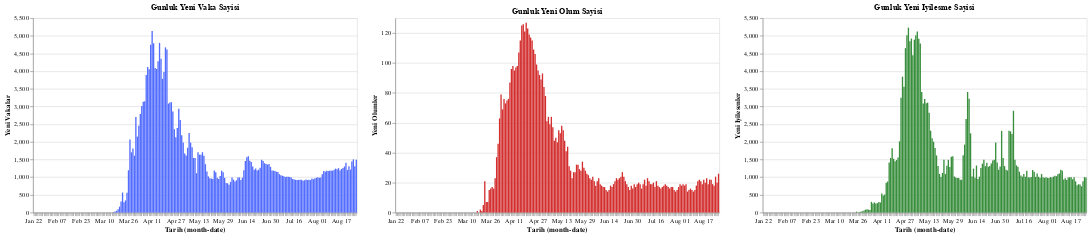

The notebook cell this image was saved under:
### Code cell
mavi = alt.value('#536DFE')
kirmizi = alt.value('#D32F2F')
yesil = alt.value('#388E3C')

grafik.encode(y='Yeni Vakalar', color = mavi).properties(title='Gunluk Yeni Vaka Sayisi') | grafik.encode(y='Yeni Olumler', color = kirmizi).properties(title='Gunluk Yeni Olum Sayisi') | grafik.encode(y='Yeni Iyilesenler', color = yesil).properties(title='Gunluk Yeni Iyilesme Sayisi')

### Figure 1 — Vega-Lite specification as saved in the notebook (floating-point values rounded to 4 significant figures; data arrays with more than 128 entries replaced by an {"elided": "..."} marker saying what was removed)
{"config": {"view": {"continuousWidth": 400, "continuousHeight": 300}}, "hconcat": [{"mark": "bar", "encoding": {"color": {"value": "#536DFE"}, "x": {"type": "ordinal", "field": "Tarih", "timeUnit": "monthdate"}, "y": {"type": "quantitative", "field": "Yeni Vakalar"}}, "title": "Gunluk Yeni Vaka Sayisi", "width": 500}, {"mark": "bar", "encoding": {"color": {"value": "#D32F2F"}, "x": {"type": "ordinal", "field": "Tarih", "timeUnit": "monthdate"}, "y": {"type": "quantitative", "field": "Yeni Olumler"}}, "title": "Gunluk Yeni Olum Sayisi", "width": 500}, {"mark": "bar", "encoding": {"color": {"value": "#388E3C"}, "x": {"type": "ordinal", "field": "Tarih", "timeUnit": "monthdate"}, "y": {"type": "quantitative", "field": "Yeni Iyilesenler"}}, "title": "Gunluk Yeni Iyilesme Sayisi", "width": 500}], "data": {"name": "data-33fe3329a0a134ceb853677502f87513"}, "$schema": "https://vega.github.io/schema/vega-lite/v4.8.1.json", "datasets": {"data-33fe3329a0a134ceb853677502f87513": {"elided": "219 records"}}}
